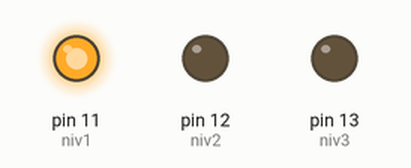
A sketch run on a simulated Arduino Uno, built with avr-gcc and run on an emulated ATmega328P. Shown: output pins drawn as LEDs (lit = HIGH). Pins used as bus, display or sensor lines are not drawn.

Above: at 0.9 s.
At 1.9 s:
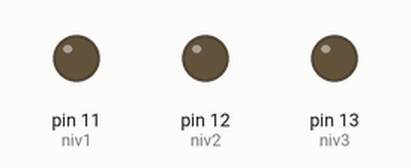
At 2.9 s:
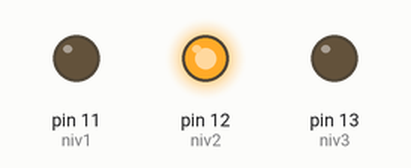
At 4.9 s:
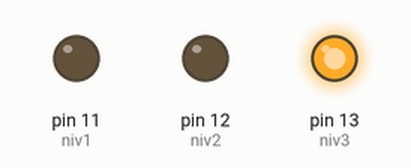
Timing chart, 0 to 7.5 s (numbered marks = the images above):
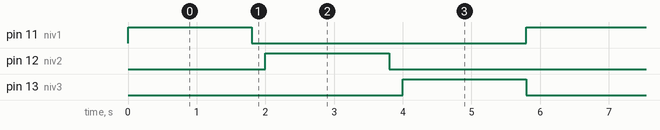

Measured:
- by itself, pin 11 (niv1), pin 12 (niv2), pin 13 (niv3): alternates HIGH for 1.8 s and LOW for 4.0 s
- by itself, everything shown: repeats every 5.8 s, in 6 steps

The sketch:

ledcube.ino
```cpp
/**********************************************************************************
**                                                                               **
**                              Cub de 3x3x3 LEDs                                **
**                                                                               **
**                            Sergi Viñals     Programa1                         **
**                                                                               **
**********************************************************************************/

//********** Includes *************************************************************

//********** Variables ************************************************************
const byte col1 = 10;
const byte col2 = 9;
const byte col3 = 8;
const byte col4 = 7;
const byte col5 = 6;
const byte col6 = 5;
const byte col7 = 4;
const byte col8 = 3;
const byte col9 = 2;
const byte niv1 = 11;
const byte niv2 = 12;
const byte niv3 = 13;

unsigned long pausa = 200;   // velocita de moviment del cub

//********** Setup ****************************************************************
void setup()
{
  pinMode(col1, OUTPUT);
  pinMode(col2, OUTPUT);
  pinMode(col3, OUTPUT);
  pinMode(col4, OUTPUT);
  pinMode(col5, OUTPUT);
  pinMode(col6, OUTPUT);
  pinMode(col7, OUTPUT);
  pinMode(col8, OUTPUT);
  pinMode(col9, OUTPUT);
  pinMode(niv1, OUTPUT);
  pinMode(niv2, OUTPUT);
  pinMode(niv3, OUTPUT);
}

//********** Loop *****************************************************************
void loop()
{
  digitalWrite(niv1, HIGH);  // mostrat tot el nivell 1
  digitalWrite(col1, HIGH);
  delay(pausa);
  digitalWrite(col1, LOW);
  digitalWrite(col2, HIGH);
  delay(pausa);
  digitalWrite(col2, LOW);
  digitalWrite(col3, HIGH);
  delay(pausa);
  digitalWrite(col3, LOW);
  digitalWrite(col4, HIGH);
  delay(pausa);
  digitalWrite(col4, LOW);
  digitalWrite(col5, HIGH);
  delay(pausa);
  digitalWrite(col5, LOW);
  digitalWrite(col6, HIGH);
  delay(pausa);
  digitalWrite(col6, LOW);
  digitalWrite(col7, HIGH);
  delay(pausa);
  digitalWrite(col7, LOW);
  digitalWrite(col8, HIGH);
  delay(pausa);
  digitalWrite(col8, LOW);
  digitalWrite(col9, HIGH);
  delay(pausa);
  digitalWrite(col9, LOW);
  digitalWrite(niv1, LOW);
  delay(pausa);
  digitalWrite(niv2, HIGH);  // mostrat tot el nivell 2
  digitalWrite(col1, HIGH);
  delay(pausa);
  digitalWrite(col1, LOW);
  digitalWrite(col2, HIGH);
  delay(pausa);
  digitalWrite(col2, LOW);
  digitalWrite(col3, HIGH);
  delay(pausa);
  digitalWrite(col3, LOW);
  digitalWrite(col4, HIGH);
  delay(pausa);
  digitalWrite(col4, LOW);
  digitalWrite(col5, HIGH);
  delay(pausa);
  digitalWrite(col5, LOW);
  digitalWrite(col6, HIGH);
  delay(pausa);
  digitalWrite(col6, LOW);
  digitalWrite(col7, HIGH);
  delay(pausa);
  digitalWrite(col7, LOW);
  digitalWrite(col8, HIGH);
  delay(pausa);
  digitalWrite(col8, LOW);
  digitalWrite(col9, HIGH);
  delay(pausa);
  digitalWrite(col9, LOW);
  digitalWrite(niv2, LOW);
  delay(pausa);
  digitalWrite(niv3, HIGH);  // mostrat tot el nivell 3
  digitalWrite(col1, HIGH);
  delay(pausa);
  digitalWrite(col1, LOW);
  digitalWrite(col2, HIGH);
  delay(pausa);
  digitalWrite(col2, LOW);
  digitalWrite(col3, HIGH);
  delay(pausa);
  digitalWrite(col3, LOW);
  digitalWrite(col4, HIGH);
  delay(pausa);
  digitalWrite(col4, LOW);
  digitalWrite(col5, HIGH);
  delay(pausa);
  digitalWrite(col5, LOW);
  digitalWrite(col6, HIGH);
  delay(pausa);
  digitalWrite(col6, LOW);
  digitalWrite(col7, HIGH);
  delay(pausa);
  digitalWrite(col7, LOW);
  digitalWrite(col8, HIGH);
  delay(pausa);
  digitalWrite(col8, LOW);
  digitalWrite(col9, HIGH);
  delay(pausa);
  digitalWrite(col9, LOW);
  digitalWrite(niv3, LOW);
}

//********** Funcions *************************************************************
```
